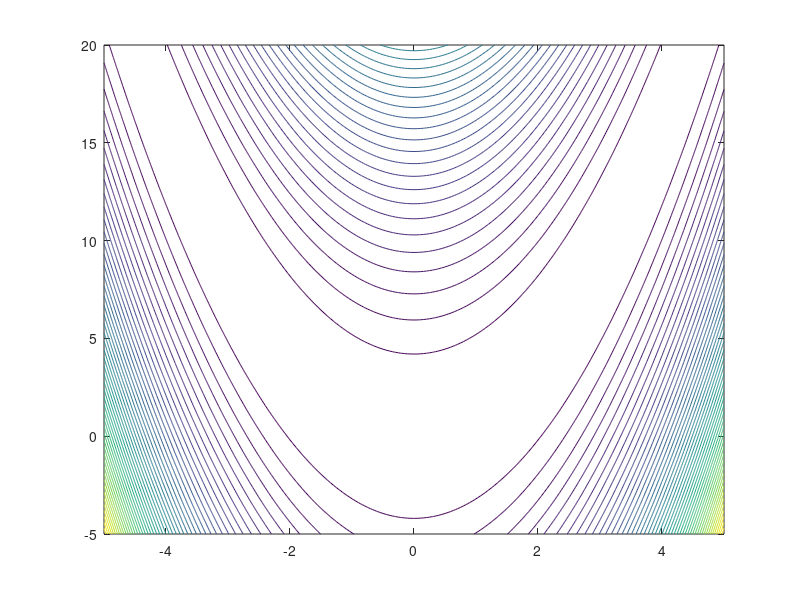

Source code (MATLAB): (Note: this script raises an error after producing the figure.)
%% Problem 1 from Lecture Notes: Gradient and Hessian of Multivariate Scalar Function

% 1.
clear;

fun = @(x1,x2,p) p(1)*(x2-x1.^2).^2+p(2)*(1-x1).^2;

[X1,X2] = meshgrid(-5:0.05:5,-5:0.05:20);

figure(1)
contour(X1,X2,fun(X1,X2,[100;1]),50)

%%
[f, df, d2f] = Rosenbrock([2; 3],[100;1]);

function [f, df, d2f] = Rosenbrock(x,p)
    fun = @(x) p(1)*(x(2)-x(1).^2).^2+p(2)*(1-x(1)).^2;
    dfun = @(x) [   -4*p(1)*(x(2)*x(1) - x(1)^3) - 2*p(2)*(1 - x(1));
                    2*p(1)*(x(2)-x(1)^2)];
    f = fun(x);
    df = dfun(x);
    d2f = JacobianFDforward(dfun,x);
end